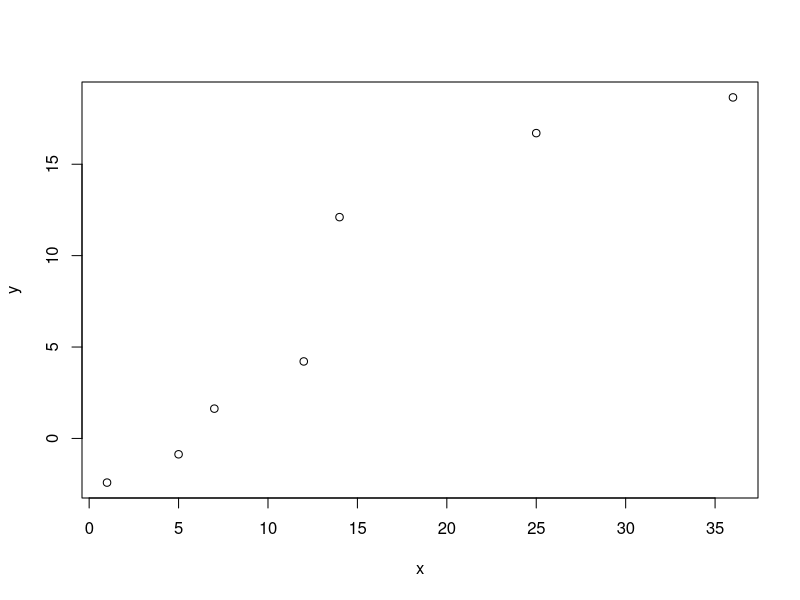

This chart was generated by the following R code: (Note: this script raises an error after producing the figure.)
#zamani ke tozi normal nadarim az wilcox estefade mikonim ke non parametric ast
#vaghti nemidanim che tozi dare aval az qqplot estefade mikonim ta tozi ro befahmim
#example:
x <- c(5, 7, 1, 14, 25, 36, 12)
mean(x)
sd(x)
length(x)
y <- rnorm(7, mean = mean(x), sd= sd(x))
qqplot(x,y) # roye ye khat nist x normal distribution nadarad
#unpaired wilcox should be used
# anthoer example
x <- data.frame(person = 1:7, Pressure = runif(7,11,12), pressure2= runif(7, 10, 11))
wilcox.test(x$Pressure, x$pressure2, paired = T) #also known as manwitny
y <- data.frame(Mean = colMeans(x[,-1]), sd = apply(x[,-1], 2, sd))
y$Group <- rownames(y)
y
ggplot(y, aes(Group, Mean, ymin = Mean-sd, ymax = Mean + sd, fill = Group))+ geom_bar(stat = "identity") +
  geom_errorbar(width = 0.1)
#SE
se <- function(x) sqrt(sd(x))/(length(x)-1)
y <- data.frame(Mean = colMeans(x[,-1]), SE = apply(x[,-1], 2, se))
y
ggplot(y, aes(Group, Mean, ymin = Mean-SE, ymax = Mean + SE, fill = Group))+ geom_bar(stat = "identity") +
  geom_errorbar(width = 0.1)
